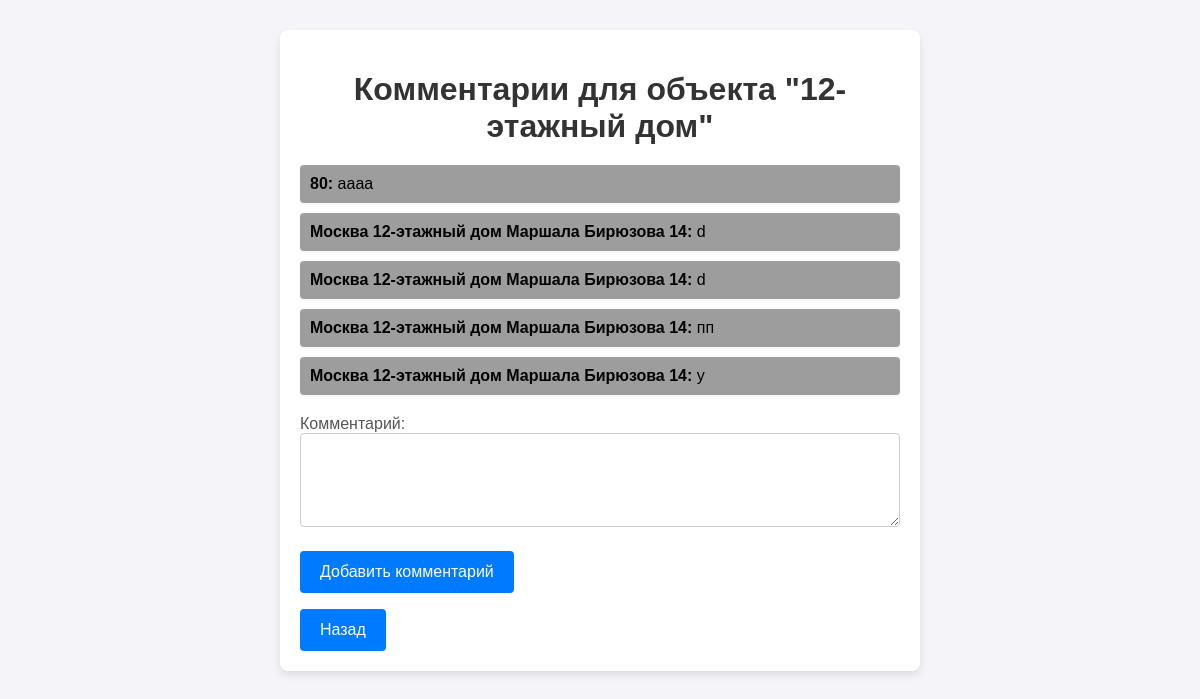
The app's page /comments/1 (signed in), older data.
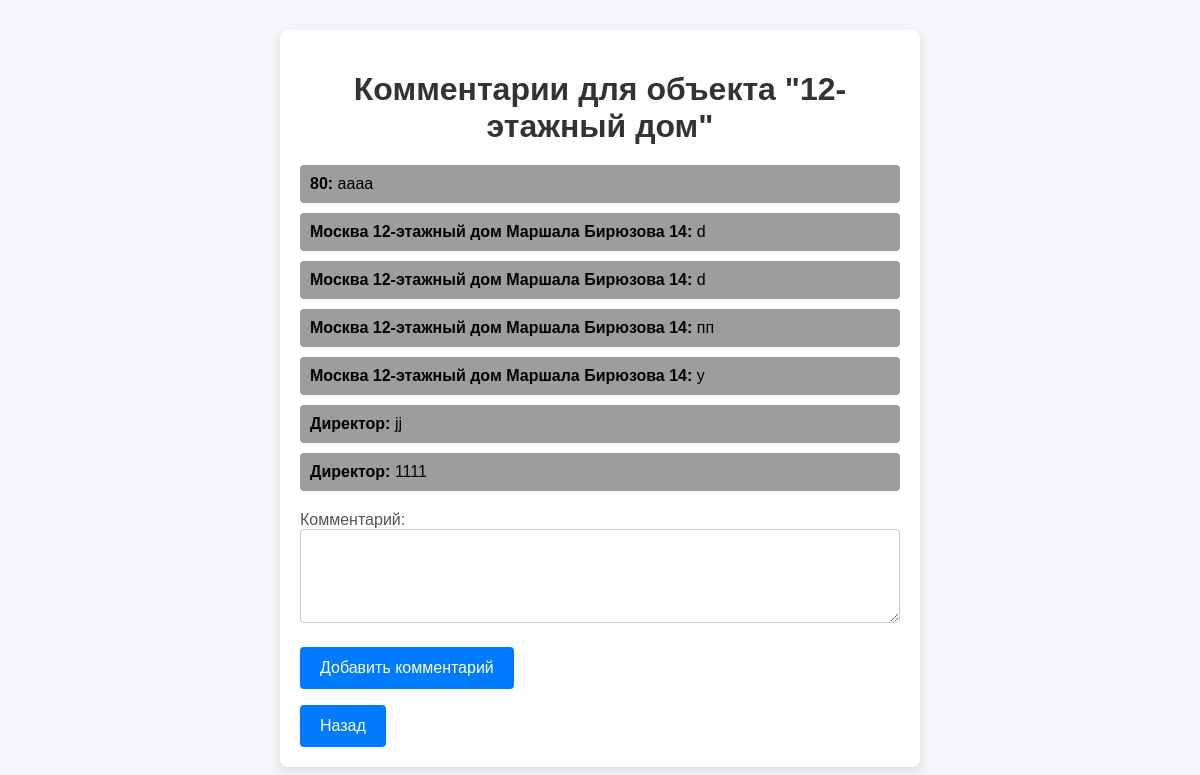
The same page, newer data.
### tables this page shows
CREATE TABLE comments (
                id INTEGER PRIMARY KEY AUTOINCREMENT,
                object_id INTEGER NOT NULL,
                user TEXT NOT NULL,
                text TEXT NOT NULL,
                FOREIGN KEY (object_id) REFERENCES construction_objects (id) ON DELETE CASCADE
            );

### main.py (the view)
@app.route("/comments/<int:object_id>", methods=["GET", "POST"])
@login_required
def comments(object_id):
    obj = ConstructionObjectGateway.get_object_by_id(object_id)
    if request.method == "POST":
        user = current_user.desc
        text = request.form["text"]
        CommentGateway.create_comment(object_id=object_id, user=user, text=text)
        return redirect(url_for("comments", object_id=object_id))
    comments = CommentGateway.get_comments_by_object(object_id)
    return render_template("comments.html", obj=obj, comments=comments)

### data.py (called while the page is built)
    @classmethod
    def find(cls, object_id):
        with sqlite3.connect(DB_PATH) as conn:
            cursor = conn.execute(f"SELECT * FROM {cls._table_name} WHERE id = ?", (object_id,))
            row = cursor.fetchone()
            if row:
                return cls(*row)
            return None

    @classmethod
    def find_by_id(cls, user_id):
        with sqlite3.connect(DB_PATH) as conn:
            cursor = conn.execute("SELECT id, username, password, desc FROM users WHERE id = ?", (user_id,))
            row = cursor.fetchone()
            if row:
                return cls(*row)
        return None

    @classmethod
    def find_by_object(cls, object_id):
        with sqlite3.connect(DB_PATH) as conn:
            cursor = conn.execute(f"SELECT * FROM {cls._table_name} WHERE object_id = ?", (object_id,))
            return [cls(*row) for row in cursor.fetchall()]

### gateway.py (called while the page is built)
    @staticmethod
    def get_object_by_id(object_id):
        return ConstructionObject.find(object_id)

    @staticmethod
    def get_comments_by_object(object_id):
        return Comment.find_by_object(object_id)

    @staticmethod
    def find_by_id(user_id):
        return User.find_by_id(user_id)

### templates/comments.html (shortened to what this page needs)
<!DOCTYPE html>
<html lang="ru">
<head>
</head>
<body>
    <div class="container">
        <h1>Комментарии для объекта "{{ obj.name }}"</h1>
        <ul>
            {% for comment in comments %}
            <li><strong>{{ comment.user }}:</strong> {{ comment.text }}</li>
            {% endfor %}
        </ul>
        <form method="POST">
            <div class="form-group">
                <label for="text">Комментарий:</label>
                <textarea id="text" name="text" rows="4" required></textarea>
            </div>
            <button type="submit">Добавить комментарий</button>
        </form>
        <button type="submit" onclick="window.location.href='{{ url_for('index') }}'">Назад</button>
    </div>
</body>
</html>

Row changes from the older to the newer data that the page shows:
added comments: user "Директор", text "jj"
added comments: user "Директор", text "1111"
